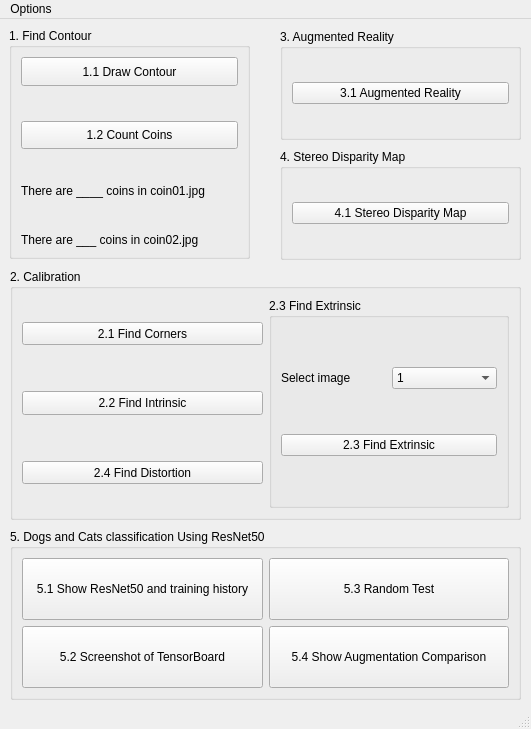
<?xml version="1.0" encoding="UTF-8"?>
<ui version="4.0">
 <class>hw2</class>
 <widget class="QMainWindow" name="hw2">
  <property name="enabled">
   <bool>true</bool>
  </property>
  <property name="geometry">
   <rect>
    <x>0</x>
    <y>0</y>
    <width>531</width>
    <height>729</height>
   </rect>
  </property>
  <property name="windowTitle">
   <string>hw2</string>
  </property>
  <widget class="QWidget" name="centralwidget">
   <property name="sizePolicy">
    <sizepolicy hsizetype="Maximum" vsizetype="Maximum">
     <horstretch>0</horstretch>
     <verstretch>0</verstretch>
    </sizepolicy>
   </property>
   <widget class="QGroupBox" name="groupBox">
    <property name="geometry">
     <rect>
      <x>9</x>
      <y>9</y>
      <width>241</width>
      <height>231</height>
     </rect>
    </property>
    <property name="sizePolicy">
     <sizepolicy hsizetype="Preferred" vsizetype="MinimumExpanding">
      <horstretch>1</horstretch>
      <verstretch>0</verstretch>
     </sizepolicy>
    </property>
    <property name="title">
     <string>1. Find Contour</string>
    </property>
    <layout class="QVBoxLayout" name="verticalLayout">
     <item>
      <widget class="QPushButton" name="bt_dc">
       <property name="enabled">
        <bool>true</bool>
       </property>
       <property name="sizePolicy">
        <sizepolicy hsizetype="Minimum" vsizetype="Expanding">
         <horstretch>0</horstretch>
         <verstretch>0</verstretch>
        </sizepolicy>
       </property>
       <property name="layoutDirection">
        <enum>Qt::LeftToRight</enum>
       </property>
       <property name="text">
        <string>1.1 Draw Contour</string>
       </property>
      </widget>
     </item>
     <item>
      <spacer name="verticalSpacer">
       <property name="orientation">
        <enum>Qt::Vertical</enum>
       </property>
       <property name="sizeType">
        <enum>QSizePolicy::MinimumExpanding</enum>
       </property>
       <property name="sizeHint" stdset="0">
        <size>
         <width>20</width>
         <height>20</height>
        </size>
       </property>
      </spacer>
     </item>
     <item>
      <widget class="QPushButton" name="bt_cc">
       <property name="sizePolicy">
        <sizepolicy hsizetype="Minimum" vsizetype="Expanding">
         <horstretch>0</horstretch>
         <verstretch>0</verstretch>
        </sizepolicy>
       </property>
       <property name="text">
        <string>1.2 Count Coins</string>
       </property>
      </widget>
     </item>
     <item>
      <spacer name="verticalSpacer_2">
       <property name="orientation">
        <enum>Qt::Vertical</enum>
       </property>
       <property name="sizeType">
        <enum>QSizePolicy::MinimumExpanding</enum>
       </property>
       <property name="sizeHint" stdset="0">
        <size>
         <width>20</width>
         <height>20</height>
        </size>
       </property>
      </spacer>
     </item>
     <item>
      <widget class="QLabel" name="lb_c1">
       <property name="text">
        <string>There are ____ coins in coin01.jpg</string>
       </property>
      </widget>
     </item>
     <item>
      <spacer name="verticalSpacer_3">
       <property name="orientation">
        <enum>Qt::Vertical</enum>
       </property>
       <property name="sizeHint" stdset="0">
        <size>
         <width>20</width>
         <height>20</height>
        </size>
       </property>
      </spacer>
     </item>
     <item>
      <widget class="QLabel" name="lb_c2">
       <property name="text">
        <string>There are ___ coins in coin02.jpg</string>
       </property>
      </widget>
     </item>
    </layout>
   </widget>
   <widget class="QGroupBox" name="groupBox_3">
    <property name="geometry">
     <rect>
      <x>10</x>
      <y>250</y>
      <width>511</width>
      <height>251</height>
     </rect>
    </property>
    <property name="title">
     <string>2. Calibration</string>
    </property>
    <layout class="QHBoxLayout" name="horizontalLayout">
     <item>
      <layout class="QVBoxLayout" name="verticalLayout_4">
       <item>
        <spacer name="verticalSpacer_13">
         <property name="orientation">
          <enum>Qt::Vertical</enum>
         </property>
         <property name="sizeHint" stdset="0">
          <size>
           <width>20</width>
           <height>20</height>
          </size>
         </property>
        </spacer>
       </item>
       <item>
        <widget class="QPushButton" name="bt_fc">
         <property name="sizePolicy">
          <sizepolicy hsizetype="Minimum" vsizetype="Expanding">
           <horstretch>0</horstretch>
           <verstretch>0</verstretch>
          </sizepolicy>
         </property>
         <property name="text">
          <string>2.1 Find Corners</string>
         </property>
        </widget>
       </item>
       <item>
        <spacer name="verticalSpacer_8">
         <property name="orientation">
          <enum>Qt::Vertical</enum>
         </property>
         <property name="sizeHint" stdset="0">
          <size>
           <width>20</width>
           <height>40</height>
          </size>
         </property>
        </spacer>
       </item>
       <item>
        <widget class="QPushButton" name="bt_fi">
         <property name="sizePolicy">
          <sizepolicy hsizetype="Minimum" vsizetype="Expanding">
           <horstretch>0</horstretch>
           <verstretch>0</verstretch>
          </sizepolicy>
         </property>
         <property name="text">
          <string>2.2 Find Intrinsic</string>
         </property>
        </widget>
       </item>
       <item>
        <spacer name="verticalSpacer_9">
         <property name="orientation">
          <enum>Qt::Vertical</enum>
         </property>
         <property name="sizeHint" stdset="0">
          <size>
           <width>20</width>
           <height>40</height>
          </size>
         </property>
        </spacer>
       </item>
       <item>
        <widget class="QPushButton" name="bt_fd">
         <property name="sizePolicy">
          <sizepolicy hsizetype="Minimum" vsizetype="Expanding">
           <horstretch>0</horstretch>
           <verstretch>0</verstretch>
          </sizepolicy>
         </property>
         <property name="text">
          <string>2.4 Find Distortion</string>
         </property>
        </widget>
       </item>
       <item>
        <spacer name="verticalSpacer_14">
         <property name="orientation">
          <enum>Qt::Vertical</enum>
         </property>
         <property name="sizeHint" stdset="0">
          <size>
           <width>20</width>
           <height>20</height>
          </size>
         </property>
        </spacer>
       </item>
      </layout>
     </item>
     <item>
      <widget class="QGroupBox" name="groupBox_5">
       <property name="title">
        <string>2.3 Find Extrinsic</string>
       </property>
       <layout class="QVBoxLayout" name="verticalLayout_5">
        <item>
         <spacer name="verticalSpacer_12">
          <property name="orientation">
           <enum>Qt::Vertical</enum>
          </property>
          <property name="sizeHint" stdset="0">
           <size>
            <width>20</width>
            <height>40</height>
           </size>
          </property>
         </spacer>
        </item>
        <item>
         <layout class="QHBoxLayout" name="horizontalLayout_2">
          <item>
           <widget class="QLabel" name="label_3">
            <property name="text">
             <string>Select image</string>
            </property>
           </widget>
          </item>
          <item>
           <widget class="QComboBox" name="cb_sel">
            <property name="sizePolicy">
             <sizepolicy hsizetype="Preferred" vsizetype="Expanding">
              <horstretch>0</horstretch>
              <verstretch>0</verstretch>
             </sizepolicy>
            </property>
            <item>
             <property name="text">
              <string>1</string>
             </property>
            </item>
            <item>
             <property name="text">
              <string>2</string>
             </property>
            </item>
            <item>
             <property name="text">
              <string>3</string>
             </property>
            </item>
            <item>
             <property name="text">
              <string>4</string>
             </property>
            </item>
            <item>
             <property name="text">
              <string>5</string>
             </property>
            </item>
            <item>
             <property name="text">
              <string>6</string>
             </property>
            </item>
            <item>
             <property name="text">
              <string>7</string>
             </property>
            </item>
            <item>
             <property name="text">
              <string>8</string>
             </property>
            </item>
            <item>
             <property name="text">
              <string>9</string>
             </property>
            </item>
            <item>
             <property name="text">
              <string>10</string>
             </property>
            </item>
            <item>
             <property name="text">
              <string>11</string>
             </property>
            </item>
            <item>
             <property name="text">
              <string>12</string>
             </property>
            </item>
            <item>
             <property name="text">
              <string>13</string>
             </property>
            </item>
            <item>
             <property name="text">
              <string>14</string>
             </property>
            </item>
            <item>
             <property name="text">
              <string>15</string>
             </property>
            </item>
           </widget>
          </item>
         </layout>
        </item>
        <item>
         <spacer name="verticalSpacer_10">
          <property name="orientation">
           <enum>Qt::Vertical</enum>
          </property>
          <property name="sizeHint" stdset="0">
           <size>
            <width>20</width>
            <height>40</height>
           </size>
          </property>
         </spacer>
        </item>
        <item>
         <widget class="QPushButton" name="bt_fe">
          <property name="sizePolicy">
           <sizepolicy hsizetype="Minimum" vsizetype="Expanding">
            <horstretch>0</horstretch>
            <verstretch>0</verstretch>
           </sizepolicy>
          </property>
          <property name="text">
           <string>2.3 Find Extrinsic</string>
          </property>
         </widget>
        </item>
        <item>
         <spacer name="verticalSpacer_11">
          <property name="orientation">
           <enum>Qt::Vertical</enum>
          </property>
          <property name="sizeHint" stdset="0">
           <size>
            <width>20</width>
            <height>40</height>
           </size>
          </property>
         </spacer>
        </item>
       </layout>
      </widget>
     </item>
    </layout>
   </widget>
   <widget class="QGroupBox" name="groupBox_4">
    <property name="geometry">
     <rect>
      <x>280</x>
      <y>10</y>
      <width>241</width>
      <height>111</height>
     </rect>
    </property>
    <property name="title">
     <string>3. Augmented Reality</string>
    </property>
    <layout class="QVBoxLayout" name="verticalLayout_2">
     <item>
      <spacer name="verticalSpacer_4">
       <property name="orientation">
        <enum>Qt::Vertical</enum>
       </property>
       <property name="sizeHint" stdset="0">
        <size>
         <width>20</width>
         <height>40</height>
        </size>
       </property>
      </spacer>
     </item>
     <item>
      <widget class="QPushButton" name="bt_ar">
       <property name="sizePolicy">
        <sizepolicy hsizetype="Minimum" vsizetype="Expanding">
         <horstretch>0</horstretch>
         <verstretch>0</verstretch>
        </sizepolicy>
       </property>
       <property name="text">
        <string>3.1 Augmented Reality</string>
       </property>
      </widget>
     </item>
     <item>
      <spacer name="verticalSpacer_5">
       <property name="orientation">
        <enum>Qt::Vertical</enum>
       </property>
       <property name="sizeHint" stdset="0">
        <size>
         <width>20</width>
         <height>40</height>
        </size>
       </property>
      </spacer>
     </item>
    </layout>
   </widget>
   <widget class="QGroupBox" name="groupBox_2">
    <property name="geometry">
     <rect>
      <x>280</x>
      <y>130</y>
      <width>241</width>
      <height>111</height>
     </rect>
    </property>
    <property name="title">
     <string>4. Stereo Disparity Map</string>
    </property>
    <layout class="QVBoxLayout" name="verticalLayout_3">
     <item>
      <spacer name="verticalSpacer_6">
       <property name="orientation">
        <enum>Qt::Vertical</enum>
       </property>
       <property name="sizeHint" stdset="0">
        <size>
         <width>20</width>
         <height>40</height>
        </size>
       </property>
      </spacer>
     </item>
     <item>
      <widget class="QPushButton" name="bt_sdm">
       <property name="sizePolicy">
        <sizepolicy hsizetype="Minimum" vsizetype="Expanding">
         <horstretch>0</horstretch>
         <verstretch>0</verstretch>
        </sizepolicy>
       </property>
       <property name="text">
        <string>4.1 Stereo Disparity Map</string>
       </property>
      </widget>
     </item>
     <item>
      <spacer name="verticalSpacer_7">
       <property name="orientation">
        <enum>Qt::Vertical</enum>
       </property>
       <property name="sizeHint" stdset="0">
        <size>
         <width>20</width>
         <height>40</height>
        </size>
       </property>
      </spacer>
     </item>
    </layout>
   </widget>
   <widget class="QGroupBox" name="groupBox_6">
    <property name="geometry">
     <rect>
      <x>10</x>
      <y>510</y>
      <width>511</width>
      <height>171</height>
     </rect>
    </property>
    <property name="title">
     <string>5. Dogs and Cats classification Using ResNet50</string>
    </property>
    <layout class="QGridLayout" name="gridLayout">
     <item row="0" column="0">
      <widget class="QPushButton" name="bt_5_1">
       <property name="sizePolicy">
        <sizepolicy hsizetype="Minimum" vsizetype="Expanding">
         <horstretch>0</horstretch>
         <verstretch>0</verstretch>
        </sizepolicy>
       </property>
       <property name="text">
        <string>5.1 Show ResNet50 and training history</string>
       </property>
      </widget>
     </item>
     <item row="0" column="1">
      <widget class="QPushButton" name="bt_5_3">
       <property name="sizePolicy">
        <sizepolicy hsizetype="Minimum" vsizetype="MinimumExpanding">
         <horstretch>0</horstretch>
         <verstretch>0</verstretch>
        </sizepolicy>
       </property>
       <property name="text">
        <string>5.3 Random Test</string>
       </property>
      </widget>
     </item>
     <item row="1" column="0">
      <widget class="QPushButton" name="bt_5_2">
       <property name="sizePolicy">
        <sizepolicy hsizetype="Minimum" vsizetype="MinimumExpanding">
         <horstretch>0</horstretch>
         <verstretch>0</verstretch>
        </sizepolicy>
       </property>
       <property name="text">
        <string>5.2 Screenshot of TensorBoard</string>
       </property>
      </widget>
     </item>
     <item row="1" column="1">
      <widget class="QPushButton" name="bt_5_4">
       <property name="sizePolicy">
        <sizepolicy hsizetype="Minimum" vsizetype="MinimumExpanding">
         <horstretch>0</horstretch>
         <verstretch>0</verstretch>
        </sizepolicy>
       </property>
       <property name="text">
        <string>5.4 Show Augmentation Comparison</string>
       </property>
      </widget>
     </item>
    </layout>
   </widget>
  </widget>
  <widget class="QMenuBar" name="menubar">
   <property name="geometry">
    <rect>
     <x>0</x>
     <y>0</y>
     <width>531</width>
     <height>21</height>
    </rect>
   </property>
   <widget class="QMenu" name="menuOptions">
    <property name="title">
     <string>Options</string>
    </property>
    <addaction name="actionExit"/>
   </widget>
   <addaction name="menuOptions"/>
  </widget>
  <widget class="QStatusBar" name="statusbar"/>
  <action name="actionExit">
   <property name="text">
    <string>Exit</string>
   </property>
  </action>
 </widget>
 <resources/>
 <connections/>
</ui>
